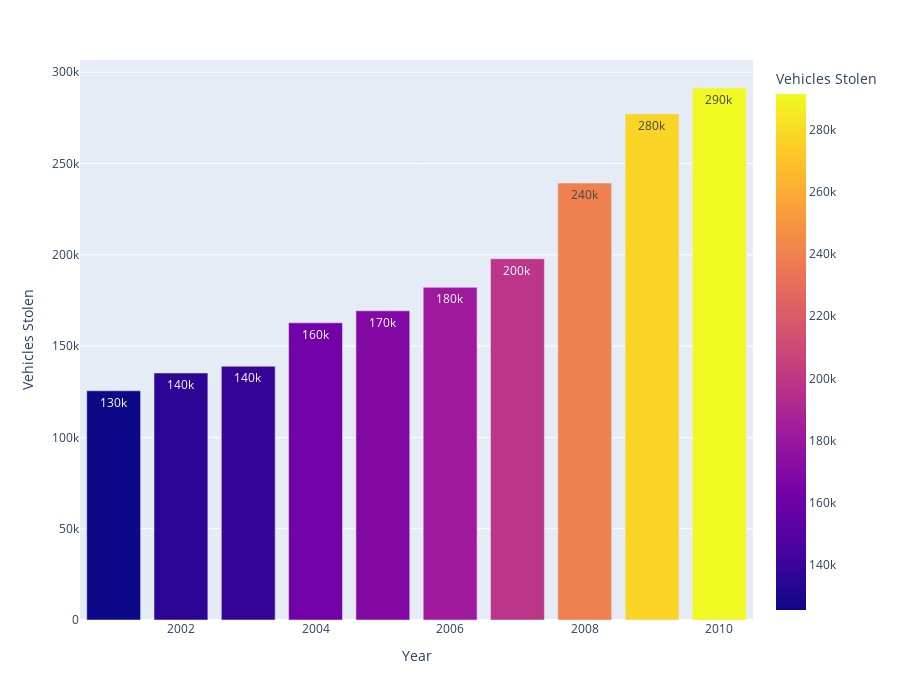

The code cell stored with this chart in its notebook:
### Markdown cell above
#### **Year wise vehicles stolen**

- To see horizontal bar chart uncomment the following line

### Code cell
year_wise_vechicle_stolen = pd.DataFrame(auto_theft.groupby(
    ['Year'])['Auto_Theft_Stolen'].sum().reset_index())
year_wise_vechicle_stolen.columns = ['Year', 'Vehicles Stolen']
'''fig, ax = plt.subplots(figsize = (8, 6))
year = year_wise_vechicle_stolen['Year']
v_stolen = year_wise_vechicle_stolen['Vehicles Stolen']

ax.barh(year, v_stolen)
for s in ['top', 'bottom', 'left', 'right']:
    ax.spines[s].set_visible(False)

ax.xaxis.set_ticks_position('none')
ax.yaxis.set_ticks_position('none')

ax.xaxis.set_tick_params(pad = 5)
ax.yaxis.set_tick_params(pad = 10)

ax.grid(b = True, color ='red',
        linestyle ='-.', linewidth = 0.5,
        alpha = 0.2)

ax.invert_yaxis()

for i in ax.patches:
    plt.text(i.get_width()+0.3, 
    i.get_y()+0.7, 
    str(round((i.get_width()), 2)), 
    fontsize =12, 
    fontweight = 'bold', 
    color = 'darkred')

ax.set_title('Year Wise Car Stolen', fontsize = 20, fontweight = 'bold',
             loc ='left', )

fig.text(0.9, 0.15, '12103282', fontsize = 12,
         color ='grey', ha ='right', va ='bottom',
         alpha = 0.7)
fig.show()
'''

fig = px.bar(year_wise_vechicle_stolen,
             x='Year',
             y='Vehicles Stolen',
             color='Vehicles Stolen',
             height=700,
             text_auto='.2s',
             # color_discrete_sequence=['#71e629'],
             )
fig.show()

### Figure 1 — Plotly figure (JSON) as saved in the notebook; plotly's stock layout.template omitted (floating-point values rounded to 4 significant figures)
{"data": [{"alignmentgroup": "True", "hovertemplate": "Year=%{x}<br>Vehicles Stolen=%{marker.color}<extra></extra>", "legendgroup": "", "marker": {"color": [125542, 135294, 138976, 162746, 169350, 182200, 197860, 239334, 277200, 291388], "coloraxis": "coloraxis", "pattern": {"shape": ""}}, "name": "", "offsetgroup": "", "orientation": "v", "showlegend": false, "textposition": "auto", "texttemplate": "%{y:.2s}", "type": "bar", "x": [2001, 2002, 2003, 2004, 2005, 2006, 2007, 2008, 2009, 2010], "xaxis": "x", "y": [125542, 135294, 138976, 162746, 169350, 182200, 197860, 239334, 277200, 291388], "yaxis": "y"}], "layout": {"barmode": "relative", "coloraxis": {"colorbar": {"title": {"text": "Vehicles Stolen"}}, "colorscale": [[0, "#0d0887"], [0.1111, "#46039f"], [0.2222, "#7201a8"], [0.3333, "#9c179e"], [0.4444, "#bd3786"], [0.5556, "#d8576b"], [0.6667, "#ed7953"], [0.7778, "#fb9f3a"], [0.8889, "#fdca26"], [1, "#f0f921"]]}, "height": 700, "legend": {"tracegroupgap": 0}, "margin": {"t": 60}, "xaxis": {"anchor": "y", "domain": [0, 1], "title": {"text": "Year"}}, "yaxis": {"anchor": "x", "domain": [0, 1], "title": {"text": "Vehicles Stolen"}}}}
